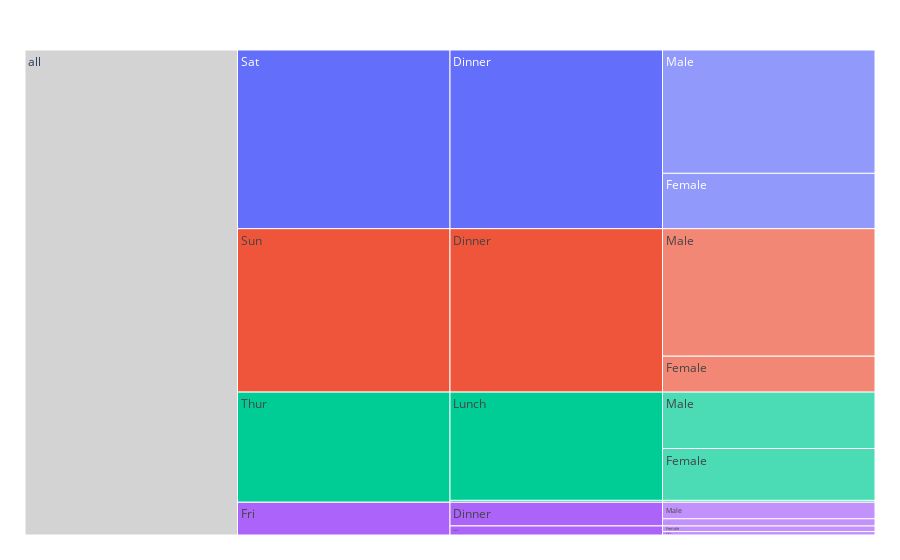

Notebook code for this chart:
### Code cell
import plotly.express as px
df = px.data.tips()
fig = px.icicle(df, path=[px.Constant("all"), 'day', 'time', 'sex'], values='total_bill')
fig.update_traces(root_color="lightgrey")
fig.update_layout(margin = dict(t=50, l=25, r=25, b=25))
fig.show()

### Figure 1 — Plotly figure (JSON) as saved in the notebook; plotly's stock layout.template omitted (floating-point values rounded to 4 significant figures)
{"data": [{"branchvalues": "total", "domain": {"x": [0, 1], "y": [0, 1]}, "hovertemplate": "labels=%{label}<br>total_bill=%{value}<br>parent=%{parent}<br>id=%{id}<extra></extra>", "ids": ["all/Fri/Dinner/Female", "all/Sat/Dinner/Female", "all/Sun/Dinner/Female", "all/Thur/Dinner/Female", "all/Fri/Lunch/Female", "all/Thur/Lunch/Female", "all/Fri/Dinner/Male", "all/Sat/Dinner/Male", "all/Sun/Dinner/Male", "all/Fri/Lunch/Male", "all/Thur/Lunch/Male", "all/Fri/Dinner", "all/Sat/Dinner", "all/Sun/Dinner", "all/Thur/Dinner", "all/Fri/Lunch", "all/Thur/Lunch", "all/Fri", "all/Sat", "all/Sun", "all/Thur", "all"], "labels": ["Female", "Female", "Female", "Female", "Female", "Female", "Male", "Male", "Male", "Male", "Male", "Dinner", "Dinner", "Dinner", "Dinner", "Lunch", "Lunch", "Fri", "Sat", "Sun", "Thur", "all"], "name": "", "parents": ["all/Fri/Dinner", "all/Sat/Dinner", "all/Sun/Dinner", "all/Thur/Dinner", "all/Fri/Lunch", "all/Thur/Lunch", "all/Fri/Dinner", "all/Sat/Dinner", "all/Sun/Dinner", "all/Fri/Lunch", "all/Thur/Lunch", "all/Fri", "all/Sat", "all/Sun", "all/Thur", "all/Fri", "all/Thur", "all", "all", "all", "all", ""], "root": {"color": "lightgrey"}, "type": "icicle", "values": [71.55, 551.0, 357.7, 18.78, 55.76, 516.1, 164.4, 1227.0, 1269.0, 34.16, 561.4, 236.0, 1778.0, 1627.0, 18.78, 89.92, 1078.0, 325.9, 1778.0, 1627.0, 1096.0, 4828.0]}], "layout": {"legend": {"tracegroupgap": 0}, "margin": {"b": 25, "l": 25, "r": 25, "t": 50}}}
